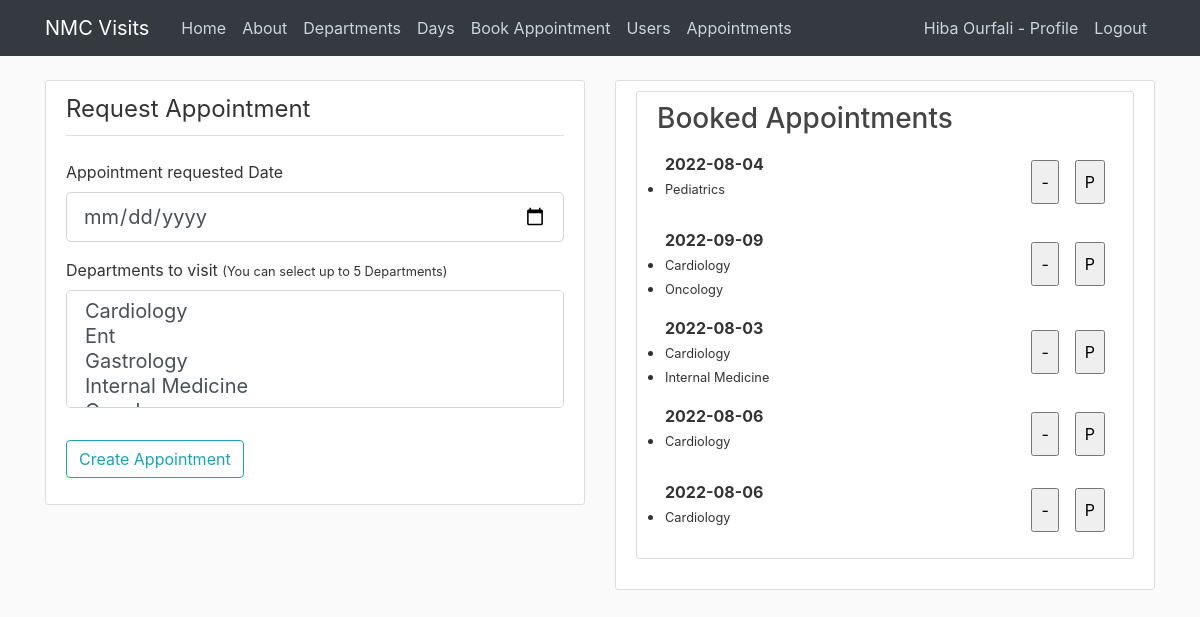
Before: /createAppointment (signed in) with the older database file.
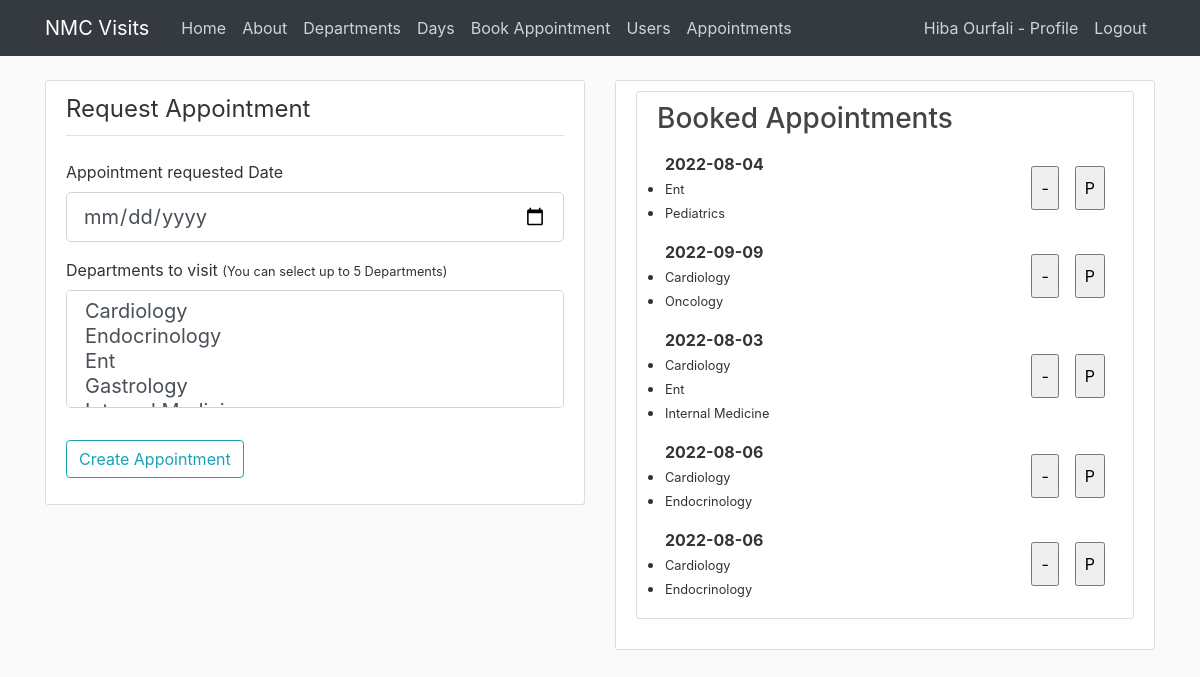
After: the same page with the newer database file.
### nmcvisits/models.py (models this page shows, shortened)
class Departments(db.Model):
    id = db.Column(db.Integer, primary_key=True)
    departmentName = db.Column(db.String(50), nullable=False)

### nmcvisits/routes.py (the view, shortened to what this page needs)
@app.route("/createAppointment", methods=["POST", "GET"])
@login_required
def createAppointment():
    form = CreateAppointment()
    appointments = []
    rows = Appointment.query.filter_by(visitor_id=current_user.id)
    for row in rows:
        entry={}
        entry["appointmentDate"] = row.appointmentDate.date()
        entry['appointment_id'] = row.id
        dpts = VisitedDepartments.query.filter_by(appointment_id=row.id)
        listOfDpts = []
        for dpt in dpts:
            name = Departments.query.filter_by(id=dpt.department_id).first()
            listOfDpts.append(name.departmentName)
        entry["departments"] = listOfDpts
        appointments.append(entry)
    return render_template("createAppointment.html", sidebar = 6, form=form, appointments=appointments)

### nmcvisits/forms.py (shortened to what this page needs)
class CreateAppointment(FlaskForm):
    appointmentDate = DateField("Appointment requested Date", validators=[DataRequired()])
    department = SelectMultipleField("Departments to visit", validators=[DataRequired()], choices=getDepartments)
    submit = SubmitField('Create Appointment')

### nmcvisits/helpers.py (called while the page is built)
def getDepartments():
    departments = []
    for row in Departments.query.all():
        departments.append(row.departmentName)
        departments.sort()
    return departments

### nmcvisits/models.py (called while the page is built)
@login_manager.user_loader
def load_user(user_id):
    return User.query.get(int(user_id))

### nmcvisits/templates/createAppointment.html (shortened to what this page needs)
{% extends "layout.html" %}
{% block body %}
    <div class="content-section">
        <form method="Post" action="">
            <fieldset class="form-group">
                <legend class="border-bottom mb-4 pb-2">Request Appointment</legend>
                <div class="form-group">
                    {{ form.appointmentDate.label(class="form-control-label") }}
                    {% if form.appointmentDate.errors %}
                        {{ form.appointmentDate(class="form-control form-control-lg is-invalid") }}
                        <div class="invalid-feedback">
                            {% for error in form.appointmentDate.errors %}
                                <span>{{ error }}</span>
                            {% endfor %}
                        </div>
                    {% else %}
                        {{ form.appointmentDate(class="form-control form-control-lg") }}
                    {% endif %}
                </div>
                <div class="form-group">
                    {{ form.department.label(class="form-control-label") }}
                    <small class="muted">(You can select up to 5 Departments)</small>
                    {% if form.department.errors %}
                        {{ form.department(class="form-control form-control-lg is-invalid") }}
                        <div class="invalid-feedback">
                            {% for error in form.department.errors %}
                                <span>{{ error }}</span>
                            {% endfor %}
                        </div>
                    {% else %}
                        {{ form.department(class="form-control form-control-lg") }}
                    {% endif %}
                </div>
            </fieldset>
            <div class="form-group">
                {{ form.submit(class="btn btn-outline-info") }}
            </div>
        </form>
    </div>
{% endblock %}
{% block side %}
<div class="content-section">
    {% if appointments %}
    <h3>Booked Appointments</h3>
        <ul class="list-group">
            {% for appointment in appointments %}
                    <div class="d-flex flex-fill flex-row align-content-stretch p-2">
                            <div class="align-self-stretch align-items-center">
                                <li class="d-flex align-content-stretch"><strong>{{appointment.appointmentDate}}</strong></li>
                                {% for dpt in appointment.departments %}
                                    <li>
                                        <small>{{dpt}}</small>
                                    </li>
                                {% endfor %}
                            </div>
                            <div class="d-flex ml-auto align-content-end align-items-center">
                                <form class="d-flex flex-fill flex-row p-2" method="Post" action="{{url_for('deleteAppointment')}}">
                                    <input class="p-2" type="submit" name="submitbutton" id="submitbutton" value="-">
                                </form>
                                <form action="{{url_for('printAppointment')}}" method="Post">
                                    <input class="p-2 ml-2" type="submit" value="P">
                                </form>
                            </div>
                    </div>
            {% endfor %}
        </ul>
</div>
{% else %}
<h3>No Booked Appointments</h3>
{% endif %}
{% endblock %}

Changed rows visible on the page:
added Departments: departmentName "Ent"
now on this page (row edited): Departments: departmentName "Endocrinology"
Other visible differences:
form field department: "Cardiology / Ent / Gastrology / Internal Medicine" → "Cardiology / Endocrinology / Ent / Gastrology"
